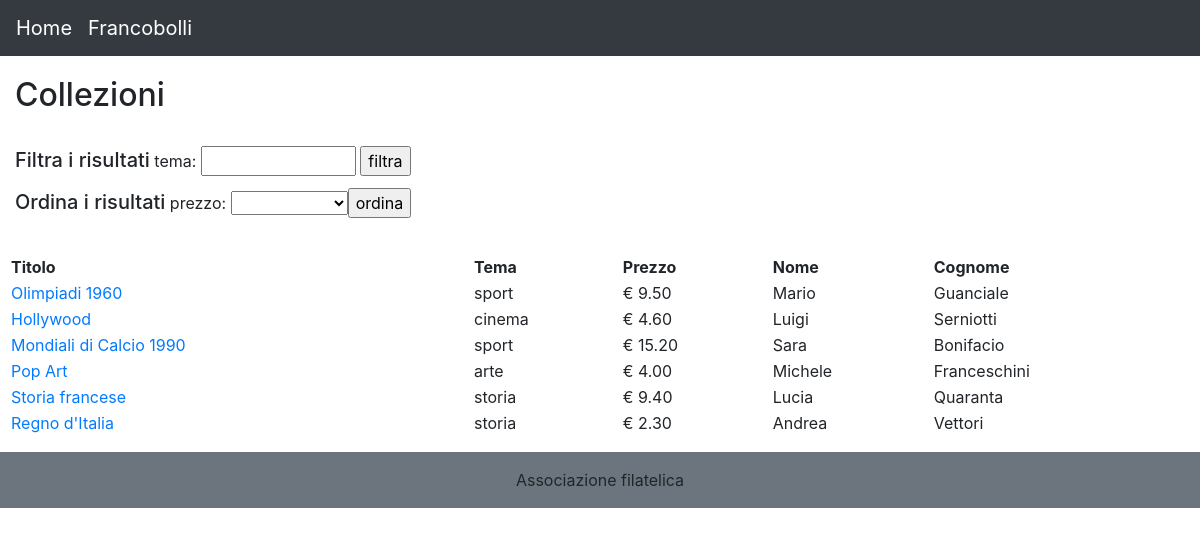
The page / on the database its author committed.
### tables this page shows
CREATE TABLE collezioni(
  id INT PRIMARY KEY AUTO_INCREMENT,
  titolo VARCHAR(50) NOT NULL,
  collezionista INT NOT NULL,
  tema VARCHAR(30) NOT NULL,
  FOREIGN KEY(collezionista) REFERENCES collezionisti(id)
);

CREATE TABLE collezionisti(
  id INT PRIMARY KEY AUTO_INCREMENT,
  nome VARCHAR(30) NOT NULL,
  cognome VARCHAR(30) NOT NULL
);

### index.php (the view, shortened to what this page needs)
<?php
require "libs/header.php";
require "libs/dbconnection.php";
try {
  if (isset($_GET['price']) AND $_GET['price'] != "empty") {
    if ($_GET['price'] == 'asc') {
      $sql = "SELECT c.id, cl.nome, cl.cognome, c.titolo, c.tema, p.prezzo
              FROM collezionisti cl, collezioni c, prezzoCollezione p
              WHERE cl.id = c.collezionista AND c.id = p.id
              ORDER BY p.prezzo ASC";
    } else {
      $sql = "SELECT c.id, cl.nome, cl.cognome, c.titolo, c.tema, p.prezzo
              FROM collezionisti cl, collezioni c, prezzoCollezione p
              WHERE cl.id = c.collezionista AND c.id = p.id
              ORDER BY p.prezzo DESC";
    }
  } else if (isset($_GET['topic'])){
    $tema = $_GET['topic'];
    $sql = "SELECT c.id, cl.nome, cl.cognome, c.titolo, c.tema, p.prezzo
            FROM collezionisti cl, collezioni c, prezzoCollezione p
            WHERE cl.id = c.collezionista AND c.id = p.id AND c.tema LIKE '%".$tema."%'";
  } else {
    $sql = "SELECT c.id, cl.nome, cl.cognome, c.titolo, c.tema, p.prezzo
            FROM collezionisti cl, collezioni c, prezzoCollezione p
            WHERE cl.id = c.collezionista AND c.id = p.id";
  }
  $rs = $dbConnection->query($sql);
} catch (PDOException $e) {
  die('Errore nella lettura delle collezioni.');
}
?>
<h2>Collezioni</h2><br>
<div>
  <form action"">
    <label><h5>Filtra i risultati</h5></label>
    <label>tema:</label>
    <input type="text" name="topic" style="width:155px">
    <input type="submit" value="filtra">
  </form>
</div>
<div>
  <form action="">
    <label><h5>Ordina i risultati</h5></label>
    <label>prezzo:</label>
    <select name="price" id="price">
      <option value="empty"></option>
      <option value="asc">crescente</option>
      <input type="submit" value="ordina">
    </select>
  </form>
</div><br>
<div class="form-row">
  <table style="width:100%">
   <tr>
     <th>Titolo</th>
     <th>Tema</th>
     <th>Prezzo</th>
     <th>Nome</th>
     <th>Cognome</th>
   </tr>
   <?php while ($row = $rs->fetch()) : ?>
     <tr>
       <td> <a href="collection.php?id=<?= $row['id'] ?>"> <?= $row['titolo'] ?> </a> </td>
       <td><?= $row['tema'] ?></td>
       <td>€ <?= $row['prezzo'] ?></td>
       <td><?= $row['nome'] ?></td>
       <td><?= $row['cognome'] ?></td>
     </tr>
    <?php endwhile; ?>
  </table>
</div>
<?php require "libs/footer.php"; ?>

### rows shown on the page
collezioni: titolo "Olimpiadi 1960", tema "sport", prezzo "9.50", collezionista.nome "Mario", collezionista.cognome "Guanciale"
collezioni: titolo "Hollywood", tema "cinema", prezzo "4.60", collezionista.nome "Luigi", collezionista.cognome "Serniotti"
collezioni: titolo "Mondiali di Calcio 1990", tema "sport", prezzo "15.20", collezionista.nome "Sara", collezionista.cognome "Bonifacio"
collezioni: titolo "Pop Art", tema "arte", prezzo "4.00", collezionista.nome "Michele", collezionista.cognome "Franceschini"
collezioni: titolo "Storia francese", tema "storia", prezzo "9.40", collezionista.nome "Lucia", collezionista.cognome "Quaranta"
collezioni: titolo "Regno d'Italia", tema "storia", prezzo "2.30", collezionista.nome "Andrea", collezionista.cognome "Vettori"
